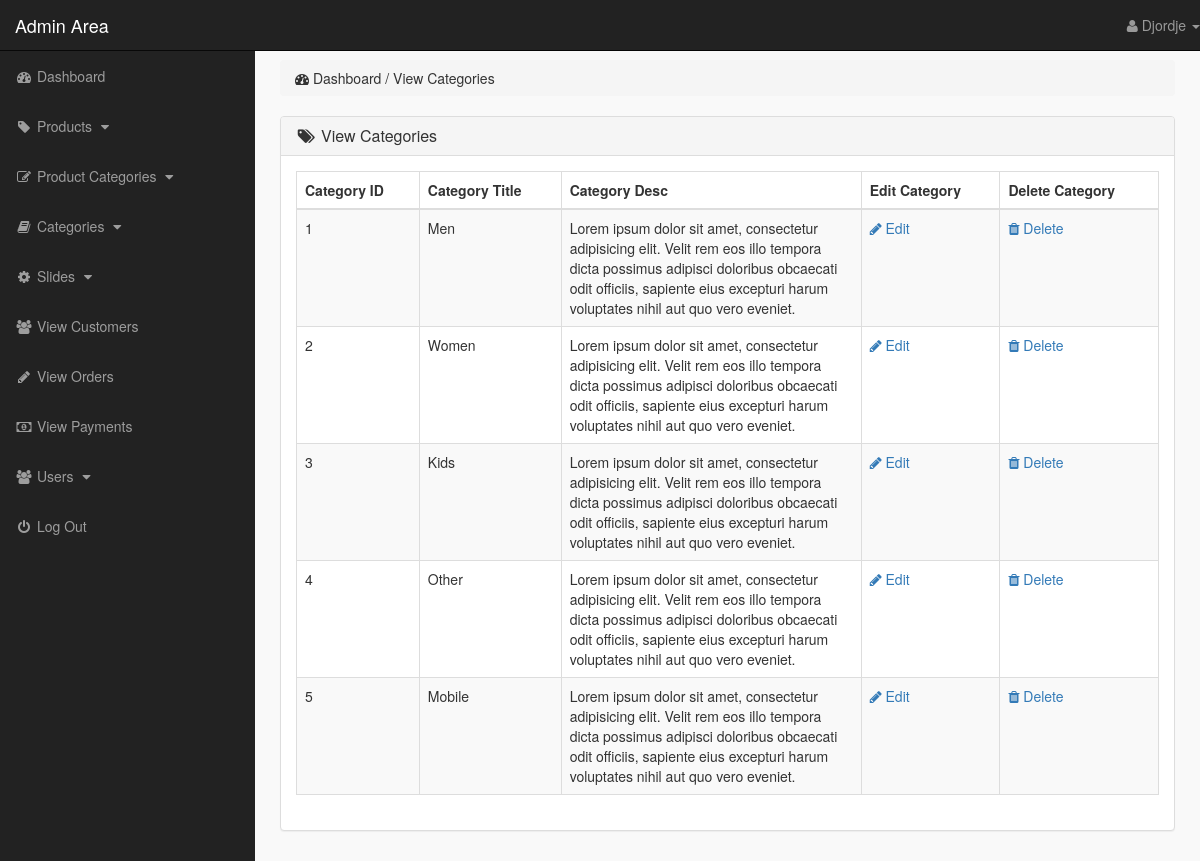
The app's page /admin_area/index.php?view_cats (signed in), older data.
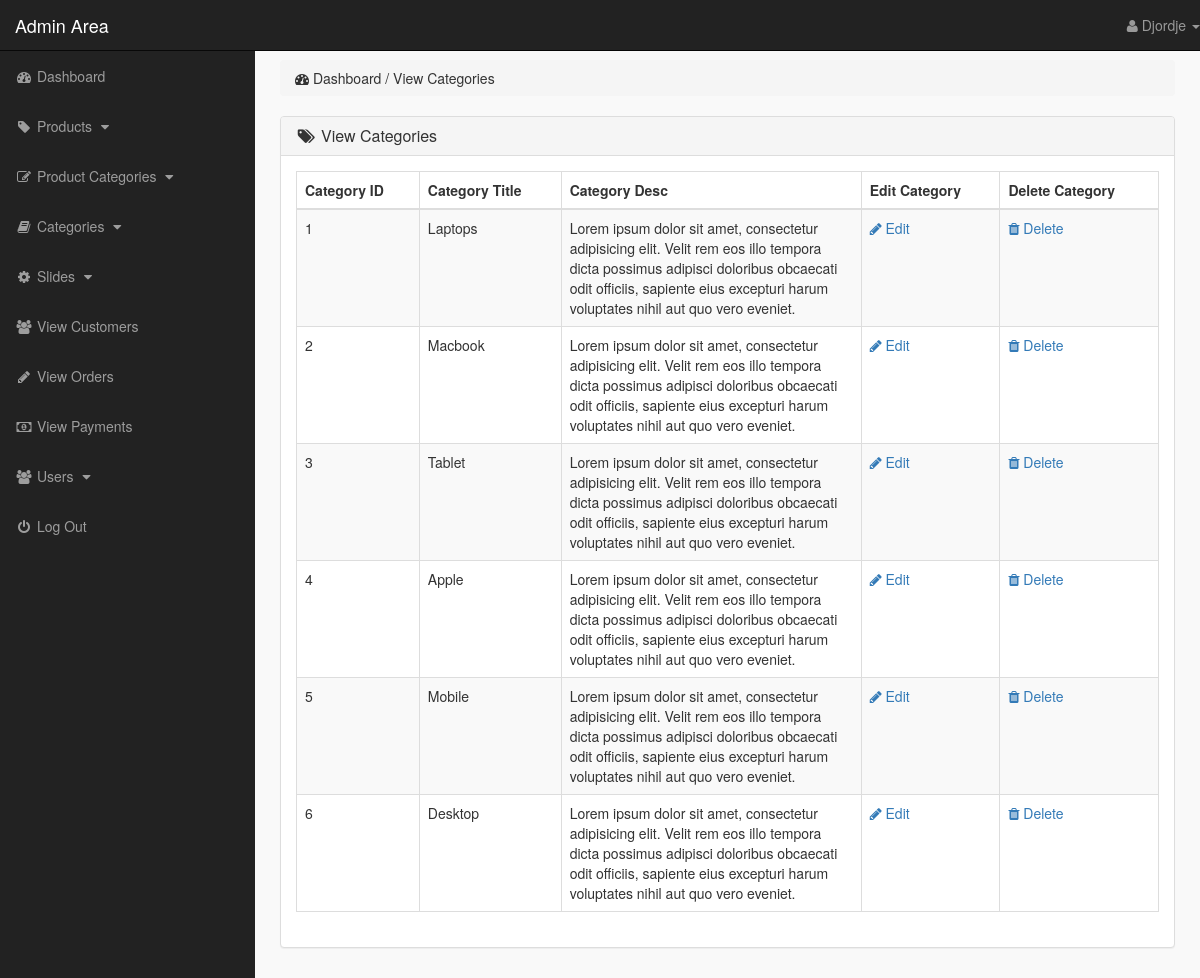
The same page, newer data.
### tables this page shows
CREATE TABLE `categories` (
  `cat_id` int(10) NOT NULL,
  `cat_title` text NOT NULL,
  `cat_desc` text NOT NULL
);

### admin_area/view_cats.php (the view)
<?php
    if(!isset($_SESSION['admin_email'])){
        echo "<script>window.open('login.php','_self')</script>";
    }else{
?>
<div class="row">
    <div class="col-lg-12">
        <ol class="breadcrumb">
            <li>
                <i class="fa fa-dashboard"></i> Dashboard / View Categories
            </li>
        </ol>
    </div>
</div>
<div class="row">
    <div class="col-lg-12">
        <div class="panel panel-default">
            <div class="panel-heading">
                <h3 class="panel-title">
                    <i class="fa fa-tags fa-fw"></i> View Categories
                </h3>
            </div>
            <div class="panel-body">
                <div class="table-responsive">
                    <table class="table table-hover table-striped table-bordered">
                        <thead>
                            <tr>
                                <th> Category ID </th>
                                <th> Category Title </th>
                                <th> Category Desc </th>
                                <th> Edit Category </th>
                                <th> Delete Category </th>
                            </tr>
                        </thead>
                        <tbody>
                            <?php
                                $i=0;
                                $get_cats = "select * from categories";
                                $run_cats = mysqli_query($con,$get_cats);
                                while($row_cats=mysqli_fetch_array($run_cats)){
                                    $cat_id = $row_cats['cat_id'];
                                    $cat_title = $row_cats['cat_title'];
                                    $cat_desc = $row_cats['cat_desc'];
                                    $i++;
                            ?>
                            <tr>
                                <td> <?php echo $i; ?> </td>
                                <td> <?php echo $cat_title; ?> </td>
                                <td width="300"> <?php echo $cat_desc; ?> </td>
                                <td>
                                    <a href="index.php?edit_cat= <?php echo $cat_id; ?> ">
                                        <i class="fa fa-pencil"></i> Edit
                                    </a>
                                </td>
                                <td>
                                    <a href="index.php?delete_cat= <?php echo $cat_id; ?> ">
                                        <i class="fa fa-trash"></i> Delete
                                    </a>
                                </td>
                            </tr>
                            <?php } ?>
                        </tbody>
                    </table>
                </div>
            </div>
        </div>
    </div>
</div>
<?php } ?>

### admin_area/index.php (shortened to what this page needs)
<?php
    include("includes/db.php");
    if(!isset($_SESSION['admin_email'])){
        echo "<script>window.open('login.php','_self')</script>";
    }else{
        $admin_session = $_SESSION['admin_email'];
        $get_admin = "select * from admins where admin_email='$admin_session'";
        $run_admin = mysqli_query($con,$get_admin);
        $row_admin = mysqli_fetch_array($run_admin);
        $admin_name = $row_admin['admin_name'];
?>
<!DOCTYPE html>
<html lang="en">
<head>
    <link rel="stylesheet" href="css/bootstrap-337.min.css">
    <link rel="stylesheet" href="font-awsome/css/font-awesome.min.css">
    <link rel="stylesheet" href="css/style.css">
</head>
<body>
    <div id="wrapper">
       <?php include("includes/sidebar.php"); ?>
        <div id="page-wrapper">
            <div class="container-fluid">
            <?php
                    if(isset($_GET['dashboard'])){
                        include("dashboard.php");
                 }   if(isset($_GET['insert_product'])){
                        include("insert_product.php");
                }   if(isset($_GET['view_product'])){
                        include("view_product.php");
                }   if(isset($_GET['delete_product'])){
                        include("delete_product.php");
                }   if(isset($_GET['edit_product'])){
                        include("edit_product.php");
                }   if(isset($_GET['insert_p_cat'])){
                        include("insert_p_cat.php");
                }   if(isset($_GET['view_p_cats'])){
                        include("view_p_cats.php");
                }   if(isset($_GET['delete_p_cat'])){
                        include("delete_p_cat.php");
                }   if(isset($_GET['edit_p_cat'])){
                        include("edit_p_cat.php");
                }   if(isset($_GET['insert_cat'])){
                        include("insert_cat.php");
                }   if(isset($_GET['view_cats'])){
                        include("view_cats.php");
                }   if(isset($_GET['edit_cat'])){
                        include("edit_cat.php");
                }   if(isset($_GET['delete_cat'])){
                        include("delete_cat.php");
                }   if(isset($_GET['insert_slide'])){
                         include("insert_slide.php");
                }   if(isset($_GET['view_slides'])){
                    include("view_slides.php");
                }   if(isset($_GET['delete_slide'])){
                    include("delete_slide.php");
                }   if(isset($_GET['edit_slide'])){
                    include("edit_slide.php");
                }
                ?>
            </div>
        </div>
    </div>
</body>
</html>
<?php } ?>

### admin_area/includes/sidebar.php (shortened to what this page needs)
<?php
    if(!isset($_SESSION['admin_email'])){
        echo "<script>window.open('login.php','_self')</script>";
    }else{
?>
<nav class="navbar navbar-inverse navbar-fixed-top">
    <div class="navbar-header">
        <a href="index.php?dashboard" class="navbar-brand">Admin Area</a>
    </div>
    <ul class="nav navbar-right top-nav">
        <li class="dropdown">
            <a href="#" class="dropdown-toggle" data-toggle="dropdown">
                <i class="fa fa-user"></i> <?php echo $admin_name; ?> <b class="caret"></b>
            </a>
        </li>
    </ul>
    <div class="collapse navbar-collapse navbar-ex1-collapse">
        <ul class="nav navbar-nav side-nav">
            <li>
                <a href="index.php?dashboard">
                    <i class="fa fa-fw fa-dashboard"></i> Dashboard
                </a>
            </li>
            <li>
                <a href="#" data-toggle="collapse" data-target="#products">
                    <i class="fa fa-fw fa-tag"></i> Products
                    <i class="fa fa-fw fa-caret-down"></i>
                </a>
            </li>
            <li>
                <a href="#" data-toggle="collapse" data-target="#p_cat">
                    <i class="fa fa-fw fa-edit"></i> Product Categories
                    <i class="fa fa-fw fa-caret-down"></i>
                </a>
            </li>
            <li>
                <a href="#" data-toggle="collapse" data-target="#cat">
                    <i class="fa fa-fw fa-book"></i> Categories
                    <i class="fa fa-fw fa-caret-down"></i>
                </a>
            </li>
            <li>
                <a href="#" data-toggle="collapse" data-target="#slides">
                        <i class="fa fa-fw fa-gear"></i> Slides
                        <i class="fa fa-fw fa-caret-down"></i>
                </a>
            </li>
            <li>
                <a href="index.php?view_customers">
                    <i class="fa fa-fw fa-users"></i> View Customers
                </a>
            </li>
            <li>
                <a href="index.php?view_orders">
                    <i class="fa fa-fw fa-pencil"></i> View Orders
                </a>
            </li>
            <li>
                <a href="index.php?view_payments">
                    <i class="fa fa-fw fa-money"></i> View Payments
                </a>
            </li>
            <li>
                <a href="#" data-toggle="collapse" data-target="#users">
                        <i class="fa fa-fw fa-users"></i> Users
                        <i class="fa fa-fw fa-caret-down"></i>
                </a>
            </li>
            <li>
                <a href="logout.php">
                    <i class="fa fa-fw fa-power-off"></i> Log Out
                </a>
            </li>
        </ul>
    </div>
</nav>
<?php } ?>

### admin_area/css/style.css (style rules this page uses)
body { margin-top: 100px; }
#wrapper { padding-left: 0px; }
#page-wrapper { width: 100%; padding: 0; background-color: #f9f9f9; }
@media (min-width: 768px) { body { margin-top: 50px; } }
@media (min-width: 768px) { #wrapper { padding-left: 255px; } }
@media (min-width: 768px) { #page-wrapper { padding: 10px; } }
.top-nav { 0 15px; }
.top-nav>li { float: left; display: inline-block; }
.top-nav>li>a { color: #999999; line-height: 20px; padding-top: 15px; padding-bottom: 15px; }
@media (min-width: 768px) { .side-nav { position: fixed; top: 51px; bottom: 0; width: 255px; overflow-y: auto; overflow-x: hidden; background-color: #222222; padding-bottom: 40px; border-radius: 0; } }
@media (min-width: 768px) { .side-nav>li>a { width: 255px; } }
.panel-body { border-radius: 5px; }

Row changes from the older to the newer data that the page shows:
changed categories: cat_title "Men" → "Laptops"
changed categories: cat_title "Women" → "Macbook"
changed categories: cat_title "Kids" → "Tablet"
changed categories: cat_title "Other" → "Apple"
added categories: cat_title "Desktop", cat_desc "Lorem ipsum dolor sit amet, consectetur adipisicing elit. Velit rem eos illo tempora dicta possimus adipisci doloribus obcaecati odit officiis, sapiente eius excepturi harum voluptates nihil aut quo vero eveniet."
